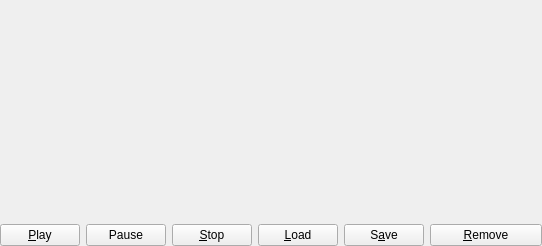
<ui version="4.0" >
 <class>Form</class>
 <widget class="QWidget" name="Form" >
  <property name="geometry" >
   <rect>
    <x>0</x>
    <y>0</y>
    <width>542</width>
    <height>246</height>
   </rect>
  </property>
  <property name="windowTitle" >
   <string>Form</string>
  </property>
  <layout class="QVBoxLayout" name="verticalLayout" >
   <property name="margin" >
    <number>0</number>
   </property>
   <item>
    <widget class="QWidget" native="1" name="uiVideo" >
     <property name="sizePolicy" >
      <sizepolicy vsizetype="Expanding" hsizetype="Expanding" >
       <horstretch>0</horstretch>
       <verstretch>0</verstretch>
      </sizepolicy>
     </property>
    </widget>
   </item>
   <item>
    <layout class="QHBoxLayout" name="horizontalLayout" >
     <item>
      <widget class="QPushButton" name="pushPlay" >
       <property name="sizePolicy" >
        <sizepolicy vsizetype="Fixed" hsizetype="Fixed" >
         <horstretch>0</horstretch>
         <verstretch>0</verstretch>
        </sizepolicy>
       </property>
       <property name="text" >
        <string>&amp;Play</string>
       </property>
       <property name="icon" >
        <iconset resource="common.qrc" >
         <normaloff>:/images/images/play.png</normaloff>:/images/images/play.png</iconset>
       </property>
      </widget>
     </item>
     <item>
      <widget class="QPushButton" name="pushPause" >
       <property name="sizePolicy" >
        <sizepolicy vsizetype="Fixed" hsizetype="Fixed" >
         <horstretch>0</horstretch>
         <verstretch>0</verstretch>
        </sizepolicy>
       </property>
       <property name="text" >
        <string>Pause</string>
       </property>
       <property name="icon" >
        <iconset resource="common.qrc" >
         <normaloff>:/images/images/pause.png</normaloff>:/images/images/pause.png</iconset>
       </property>
      </widget>
     </item>
     <item>
      <widget class="QPushButton" name="pushStop" >
       <property name="enabled" >
        <bool>true</bool>
       </property>
       <property name="sizePolicy" >
        <sizepolicy vsizetype="Fixed" hsizetype="Fixed" >
         <horstretch>0</horstretch>
         <verstretch>0</verstretch>
        </sizepolicy>
       </property>
       <property name="text" >
        <string>&amp;Stop</string>
       </property>
       <property name="icon" >
        <iconset resource="common.qrc" >
         <normaloff>:/images/images/stop.png</normaloff>:/images/images/stop.png</iconset>
       </property>
      </widget>
     </item>
     <item>
      <widget class="QPushButton" name="pushLoad" >
       <property name="sizePolicy" >
        <sizepolicy vsizetype="Fixed" hsizetype="Fixed" >
         <horstretch>0</horstretch>
         <verstretch>0</verstretch>
        </sizepolicy>
       </property>
       <property name="text" >
        <string>&amp;Load</string>
       </property>
       <property name="icon" >
        <iconset resource="common.qrc" >
         <normaloff>:/images/images/open.png</normaloff>:/images/images/open.png</iconset>
       </property>
      </widget>
     </item>
     <item>
      <widget class="QPushButton" name="pushSave" >
       <property name="sizePolicy" >
        <sizepolicy vsizetype="Fixed" hsizetype="Fixed" >
         <horstretch>0</horstretch>
         <verstretch>0</verstretch>
        </sizepolicy>
       </property>
       <property name="text" >
        <string>S&amp;ave</string>
       </property>
       <property name="icon" >
        <iconset resource="common.qrc" >
         <normaloff>:/images/images/save.png</normaloff>:/images/images/save.png</iconset>
       </property>
      </widget>
     </item>
     <item>
      <widget class="QPushButton" name="pushRemove" >
       <property name="text" >
        <string>&amp;Remove</string>
       </property>
       <property name="icon" >
        <iconset resource="common.qrc" >
         <normaloff>:/images/images/trash.png</normaloff>:/images/images/trash.png</iconset>
       </property>
      </widget>
     </item>
    </layout>
   </item>
  </layout>
 </widget>
 <resources>
  <include location="common.qrc" />
 </resources>
 <connections/>
</ui>
